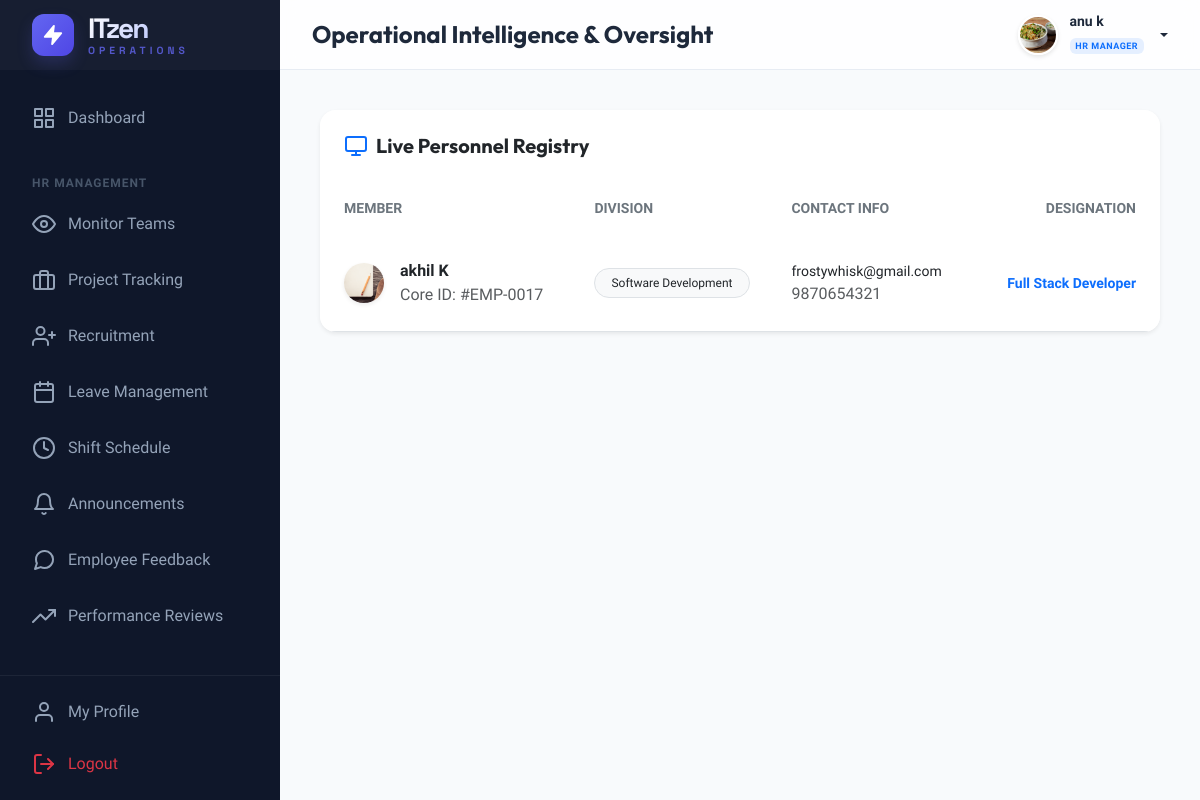
The app's page /hr/monitor/ (signed in), older data.
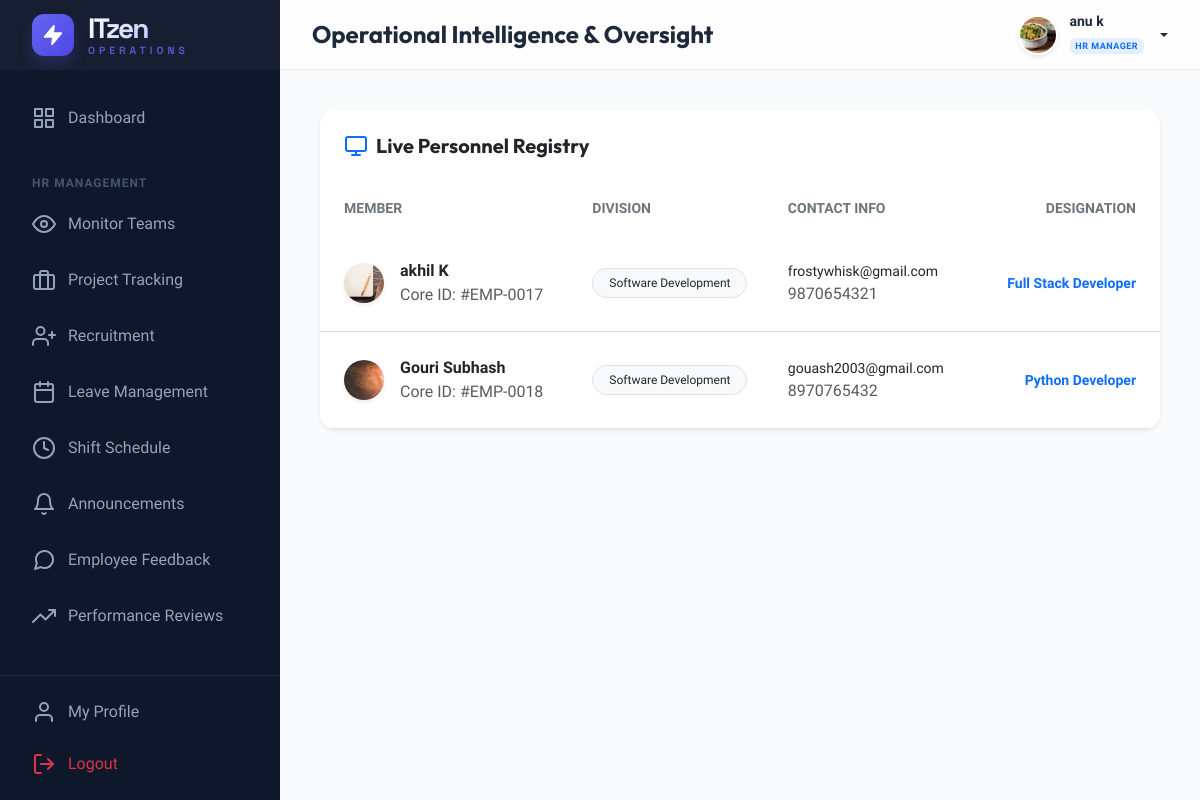
The same page, newer data.
### management/models.py (models this page shows, shortened)
class CustomUser(AbstractUser):
    ROLE_CHOICES = (
        ('ADMIN', 'Admin'),
        ('HR', 'HR Manager'),
        ('EMPLOYEE', 'Employee'),
    )
    DEPT_CHOICES = (
        ('DEVELOPMENT', 'Software Development'),
        ('DESIGN', 'UI/UX Design'),
        ('QA', 'Quality Assurance'),
        ('HR', 'Human Resources'),
        ('MARKETING', 'Digital Marketing'),
        ('SALES', 'Sales & Business'),
        ('SUPPORT', 'IT Support & Security'),
    )
    LEVEL_CHOICES = (
        ('JUNIOR', 'Junior Level (Level 1)'),
        ('INTERMEDIATE', 'Intermediate (Level 2)'),
        ('SENIOR', 'Senior Level (Level 3)'),
        ('LEAD', 'Lead Level (Level 4)'),
        ('EXPERT', 'Expert Level (Level 5)'),
    )
    role = models.CharField(max_length=20, choices=ROLE_CHOICES, default='EMPLOYEE')
    phone = models.CharField(max_length=15, blank=True, null=True)
    profile_pic = models.ImageField(upload_to='profile_pics/', blank=True, null=True)
    department = models.CharField(max_length=50, choices=DEPT_CHOICES, blank=True, null=True)
    designation = models.CharField(max_length=100, blank=True, null=True)
    level = models.CharField(max_length=20, choices=LEVEL_CHOICES, default='JUNIOR')
    date_of_joining = models.DateField(blank=True, null=True)
    def is_admin(self):
        return self.role == 'ADMIN' or self.is_superuser
    def is_hr(self):
        return self.role == 'HR'
    def is_employee(self):
        return self.role == 'EMPLOYEE' and not self.is_superuser and not self.role == 'HR'

### management/views.py (the view)
# urls.py: path('hr/monitor/', views.hr_monitor, name='hr_monitor'),
@login_required
def hr_monitor(request):
    if not (request.user.is_hr() or request.user.is_admin()): return redirect('dashboard')
    from django.utils import timezone
    today = timezone.now().date()
    employees = CustomUser.objects.filter(role='EMPLOYEE')
    if not request.user.is_admin():
        employees = employees.filter(department=request.user.department)
    employees = employees.prefetch_related(
        Prefetch('attendance', queryset=Attendance.objects.filter(date=today), to_attr='today_attendance'),
        Prefetch('shifts', queryset=Shift.objects.filter(day_of_week=today.weekday()), to_attr='today_shift'),
        'projects',
        'assigned_tasks__project'
    )
    return render(request, 'hr/monitor.html', {'employees': employees})

### templates/hr/monitor.html (shortened to what this page needs)
{% extends 'base.html' %}
{% block page_title %}Operational Intelligence & Oversight{% endblock %}
{% block content %}
<div class="card border-0 shadow-sm overflow-hidden">
    <div class="card-header bg-white border-0 p-4">
        <h5 class="mb-0 fw-bold d-flex align-items-center gap-2">
            <i data-feather="monitor" class="text-primary"></i> Live Personnel Registry
        </h5>
    </div>
    <div class="table-responsive">
        <table class="table table-hover align-middle mb-0">
            <thead class="bg-light bg-opacity-50">
                <tr>
                    <th class="ps-4 py-3 border-0 text-secondary small text-uppercase">Member</th>
                    <th class="py-3 border-0 text-secondary small text-uppercase">Division</th>
                    <th class="py-3 border-0 text-secondary small text-uppercase">Contact Info</th>
                    <th class="pe-4 py-3 border-0 text-secondary small text-uppercase text-end">Designation</th>
                </tr>
            </thead>
            <tbody>
                {% for e in employees %}
                <tr data-bs-toggle="modal" data-bs-target="#empDetails{{ e.id }}" style="cursor: pointer;">
                    <td class="ps-4 py-4">
                        <div class="d-flex align-items-center gap-3">
                            <img src="{% if e.profile_pic %}{{ e.profile_pic.url }}{% else %}https://ui-avatars.com/api/?name={{ e.username }}&background=6366f1&color=fff{% endif %}"
                                class="rounded-circle shadow-sm" width="40" height="40" style="object-fit: cover;">
                            <div>
                                <div class="fw-bold text-dark">{{ e.get_full_name|default:e.username }}</div>
                                <div class="extra-small text-muted">Core ID: #EMP-{{ e.id|stringformat:"04d" }}</div>
                            </div>
                        </div>
                    </td>
                    <td class="py-4">
                        <span class="badge bg-light text-dark border px-3 py-2 fw-medium rounded-pill">
                            {{ e.get_department_display|default:"Unassigned" }}
                        </span>
                    </td>
                    <td class="py-4">
                        <div class="small fw-medium text-dark">{{ e.email }}</div>
                        <div class="extra-small text-muted">{{ e.phone|default:"No active contact" }}</div>
                    </td>
                    <td class="pe-4 py-4 text-end">
                        <span class="fw-bold text-primary small">
                            {{ e.designation|default:"Staff Member" }}
                        </span>
                    </td>
                </tr>
                {% endfor %}
            </tbody>
        </table>
    </div>
</div>
{% endblock %}

Row changes from the older to the newer data that the page shows:
added CustomUser: profile_pic (picture), get_full_name "Gouri Subhash", id "0018", department "Software Development", email "gouash2003@gmail.com", phone "8970765432", designation "Python Developer"
